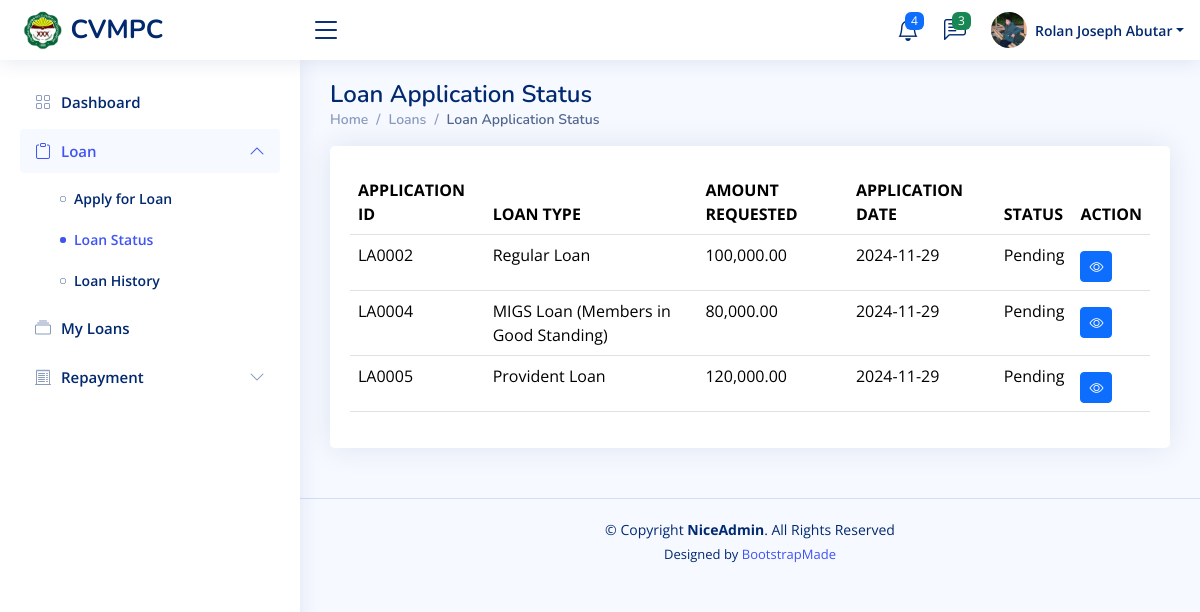
The page /member/loan-status.php (signed in) on the database its author committed.
### tables this page shows
CREATE TABLE `loan_application` (
  `application_id` int(11) NOT NULL,
  `amount_requested` decimal(15,2) DEFAULT NULL,
  `purpose` varchar(255) DEFAULT NULL,
  `application_date` date DEFAULT NULL,
  `status` enum('Pending','Approved','Rejected','Active') DEFAULT NULL,
  `review_notes` varchar(255) DEFAULT NULL,
  `member_id` int(11) DEFAULT NULL
);

CREATE TABLE `loan_types` (
  `loan_type_id` int(11) NOT NULL,
  `type_name` varchar(45) DEFAULT NULL,
  `description` varchar(255) DEFAULT NULL
);

### member/loan-status.php (the view, shortened to what this page needs)
<?php
$member_id = $_SESSION['id'];
?>
<!DOCTYPE html>
<html lang="en">
<?php require '../includes/head.php' ?>
<body>
    <?php require '../includes/header.php' ?>
    <?php require '../includes/navbar.php' ?>
    <main id="main" class="main">
        <div class="pagetitle">
            <h1>Loan Application Status</h1>
            <nav>
                <ol class="breadcrumb">
                    <li class="breadcrumb-item"><a href="index.html">Home</a></li>
                    <li class="breadcrumb-item">Loans</li>
                    <li class="breadcrumb-item active">Loan Application Status</li>
                </ol>
            </nav>
        </div>
        <section class="section">
            <div class="row">
                <div class="col-lg-12">
                    <div class="card">
                        <div class="card-body">
                            <br>
                            <table class="table datatable">
                                <thead>
                                    <tr>
                                        <th>APPLICATION ID</th>
                                        <th>LOAN TYPE</th>
                                        <th>AMOUNT REQUESTED</th>
                                        <th>APPLICATION DATE</th>
                                        <th>STATUS</th>
                                        <th>ACTION</th>
                                    </tr>
                                </thead>
                                <?php
                                $sql = "SELECT CONCAT('LA', LPAD(la.application_id, 4, '0')) AS applicationID,
                                            la.application_id,
                                            lt.type_name AS loan_type,
                                            la.amount_requested,
                                            la.application_date,
                                            la.status
                                        FROM
                                            loan_application la
                                        LEFT JOIN
                                            loan l ON la.application_id = l.application_id
                                        LEFT JOIN
                                            loan_plan lp ON l.loan_plan_id = lp.loan_plan_id
                                        LEFT JOIN
                                            loan_types lt ON lp.loan_type_id = lt.loan_type_id
                                        WHERE
                                            la.member_id = :member_id and la.status != 'Active'";
                                $stmt = $pdo->prepare($sql);
                                $stmt->execute(['member_id' => $member_id]);
                                $loans = $stmt->fetchAll(PDO::FETCH_ASSOC);
                                ?>
                                <tbody>
                                    <?php foreach ($loans as $loan): ?>
                                        <tr>
                                            <td><?= htmlspecialchars($loan['applicationID']) ?></td>
                                            <td><?= htmlspecialchars($loan['loan_type']) ?></td>
                                            <td><?= number_format($loan['amount_requested'], 2) ?></td>
                                            <td><?= htmlspecialchars($loan['application_date']) ?></td>
                                            <td><?= htmlspecialchars($loan['status']) ?></td>
                                            <td>
                                                <div class="pt-2">
                                                    <a href="loan-details.php?application_id=<?= htmlspecialchars($loan['application_id']); ?>" class="btn btn-primary btn-sm" title="View Details"><i class="bi bi-eye"></i></a>
                                                </div>
                                            </td>
                                        </tr>
                                    <?php endforeach; ?>
                                </tbody>
                            </table>
                        </div>
                    </div>
                </div>
            </div>
        </section>
    </main>
    <?php require '../includes/footer.php' ?>
</body>
</html>

### assets/css/style.css (style rules this page uses)
:root { scroll-behavior: smooth; }
body { font-family: "Open Sans", sans-serif; background: #f6f9ff; color: #444444; }
a { color: #4154f1; text-decoration: none; }
h1, h2, h3, h4, h5, h6 { font-family: "Nunito", sans-serif; }
#main { margin-top: 60px; padding: 20px 30px; transition: all 0.3s; }
.pagetitle { margin-bottom: 10px; }
.pagetitle h1 { font-size: 24px; margin-bottom: 0; font-weight: 600; color: #012970; }
.card { margin-bottom: 30px; border: none; border-radius: 5px; box-shadow: 0px 0 30px rgba(1, 41, 112, 0.1); }
.card-body { padding: 0 20px 20px 20px; }
.breadcrumb { font-size: 14px; font-family: "Nunito", sans-serif; color: #899bbd; font-weight: 600; }
.breadcrumb a { color: #899bbd; transition: 0.3s; }
.breadcrumb .breadcrumb-item::before { color: #899bbd; }
.breadcrumb .active { color: #51678f; font-weight: 600; }
@media (min-width: 1200px) { #main, #footer { margin-left: 300px; } }

### rows shown on the page
loan_application: applicationID "LA0002", loan_types.type_name "Regular Loan", amount_requested "100,000.00", application_date "2024-11-29", status "Pending"
loan_application: applicationID "LA0004", loan_types.type_name "MIGS Loan (Members in Good Standing)", amount_requested "80,000.00", application_date "2024-11-29", status "Pending"
loan_application: applicationID "LA0005", loan_types.type_name "Provident Loan", amount_requested "120,000.00", application_date "2024-11-29", status "Pending"

### other values the page prints
$header_formatted_name "Rolan Joseph Abutar"
